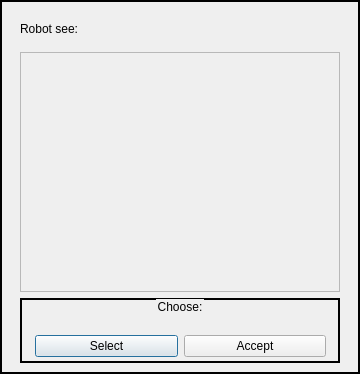
<?xml version="1.0" encoding="UTF-8"?>
<ui version="4.0">
 <class>ImageViewer</class>
 <widget class="QDialog" name="ImageViewer">
  <property name="geometry">
   <rect>
    <x>0</x>
    <y>0</y>
    <width>360</width>
    <height>374</height>
   </rect>
  </property>
  <property name="minimumSize">
   <size>
    <width>360</width>
    <height>320</height>
   </size>
  </property>
  <property name="maximumSize">
   <size>
    <width>402</width>
    <height>400</height>
   </size>
  </property>
  <property name="windowTitle">
   <string>ImageViewer</string>
  </property>
  <property name="styleSheet">
   <string notr="true">QDialog { border: 2px solid; }</string>
  </property>
  <layout class="QGridLayout" name="gridLayout">
   <item row="3" column="0">
    <widget class="QGroupBox" name="groupBox">
     <property name="styleSheet">
      <string notr="true">QGroupBox { border: 2px solid; }</string>
     </property>
     <property name="title">
      <string>Choose:</string>
     </property>
     <property name="alignment">
      <set>Qt::AlignCenter</set>
     </property>
     <layout class="QHBoxLayout" name="horizontalLayout">
      <property name="leftMargin">
       <number>12</number>
      </property>
      <property name="topMargin">
       <number>17</number>
      </property>
      <property name="bottomMargin">
       <number>3</number>
      </property>
      <item>
       <widget class="QPushButton" name="select_pushButton">
        <property name="text">
         <string>Select</string>
        </property>
       </widget>
      </item>
      <item>
       <widget class="QPushButton" name="accept_pushButton">
        <property name="text">
         <string>Accept</string>
        </property>
       </widget>
      </item>
     </layout>
    </widget>
   </item>
   <item row="0" column="0">
    <widget class="QLabel" name="msg_label">
     <property name="text">
      <string>Robot see:</string>
     </property>
    </widget>
   </item>
   <item row="1" column="0">
    <widget class="QFrame" name="img_frame">
     <property name="minimumSize">
      <size>
       <width>320</width>
       <height>240</height>
      </size>
     </property>
     <property name="maximumSize">
      <size>
       <width>320</width>
       <height>240</height>
      </size>
     </property>
     <property name="frameShape">
      <enum>QFrame::StyledPanel</enum>
     </property>
     <property name="frameShadow">
      <enum>QFrame::Raised</enum>
     </property>
    </widget>
   </item>
  </layout>
 </widget>
 <layoutdefault spacing="6" margin="11"/>
 <resources/>
 <connections/>
</ui>
